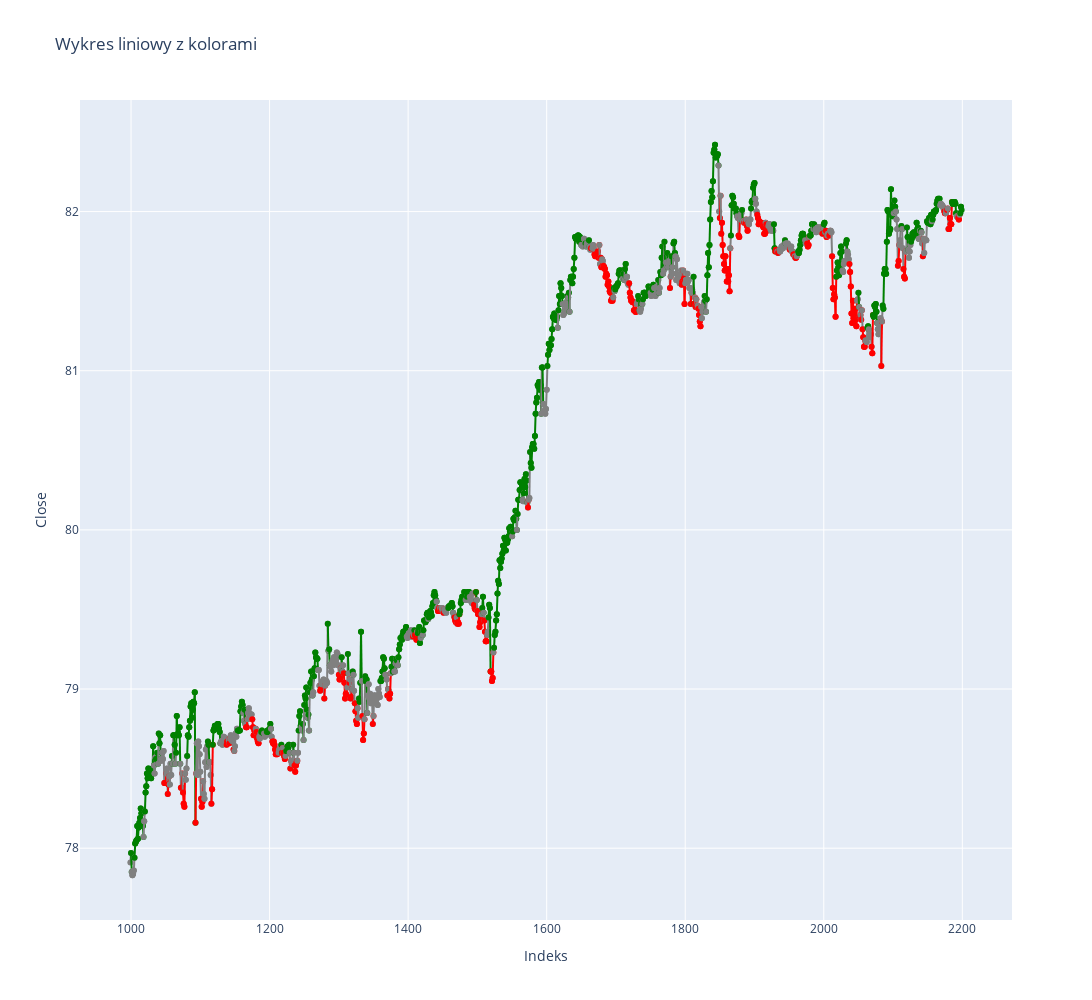

Notebook code cell kept with this figure:
### Code cell
# Graph green/red
def graphGreenRed(Y_test, batch_size):
    
    # model = load_model('./results/19/saved_models/best_model_Timestep_10.keras')
    # predict = model.predict(x_test, batch_size=batch_size)
    predict_classes = np.where(predict > 0.65, 1,0)
    concat = np.hstack((predict_classes, Y_test[:,2:]))
    # df = pd.DataFrame(concat, columns=['Sell', 'Buy', 'Price'])
    df = pd.DataFrame(concat, columns=['Sell', 'Buy', 'Close', 'Open', 'High', 'Low'])
    
    # Tworzenie wykresu liniowego
    fig = go.Figure()

    # Layout - set size
    fig.update_layout(
        autosize=True,
        width=1400,
        height=1000
    )
    
    start = 1000
    end = start + 1200
    
    # Dodawanie linii do wykresu
    for i in range(start, len(df[:end])):

        color = 'gray'
        if df.at[i-1, 'Buy'] == 1:
            color = 'green'
        elif df.at[i-1, 'Sell'] == 1:
            color = 'red'

        fig.add_trace(go.Scatter(x=[i-1, i], y=[df.at[i-1, 'Open'], df.at[i, 'Open']], line=dict(color=color), showlegend=False))
    
    # Ustawienia osi i tytuł
    fig.update_layout(
        xaxis_title='Indeks',
        yaxis_title='Close',
        title='Wykres liniowy z kolorami'
    )
    
    # Wyświetlanie wykresu
    fig.show()
    
graphGreenRed(Y_test, 64)
